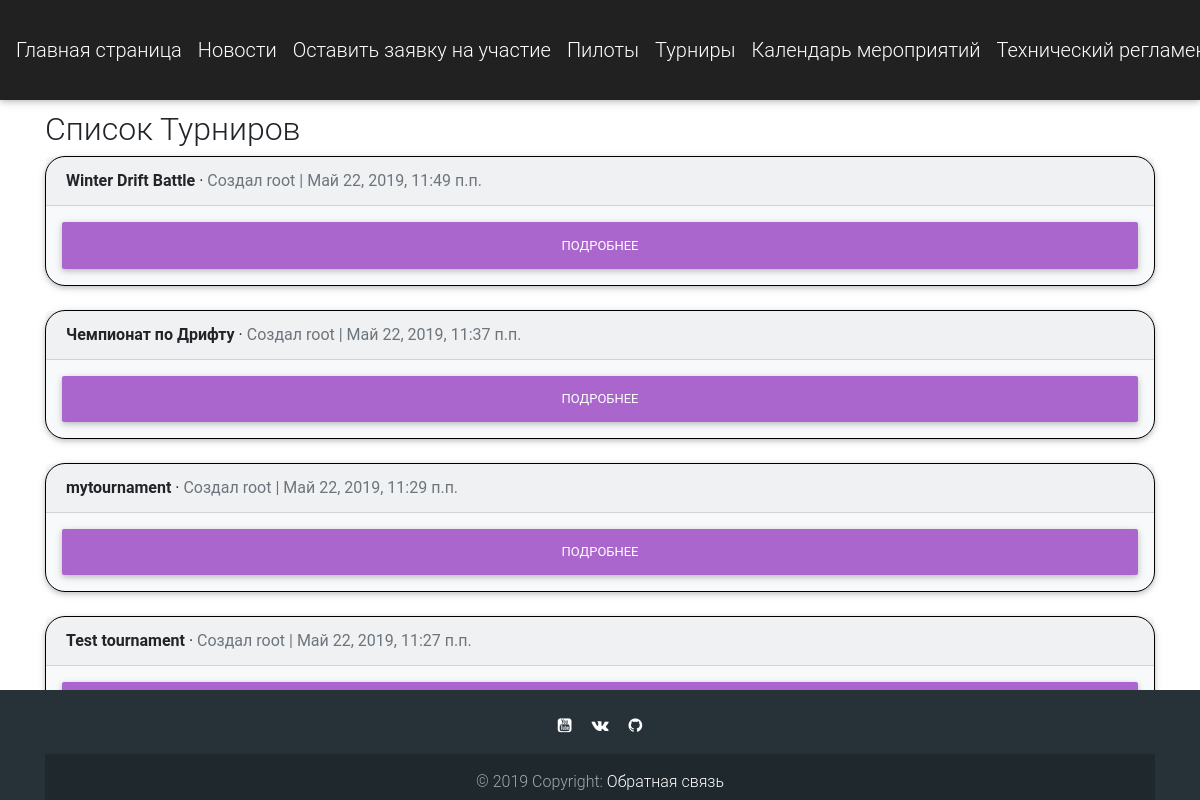
/tournaments/ (signed in), run on the app's committed database.
### tournaments/models.py (models this page shows, shortened)
class Tournament(models.Model):
    id = models.IntegerField(primary_key=True)
    name = models.CharField(max_length=255, verbose_name="Название")
    url = models.CharField(max_length=255, verbose_name="Адрес", default="123321")
    date = models.DateTimeField(auto_now_add=True, verbose_name='Дата создания') #default=timezone.now
    author = models.ForeignKey(
        settings.AUTH_USER_MODEL,
        on_delete=models.CASCADE,
        verbose_name = "Создал"
    )

### users/models.py (models this page shows)
class CustomUser(AbstractUser):
    date_of_birth = models.DateTimeField(verbose_name='Дата рождения', default=date.today)
    full_name = models.CharField(max_length=255, verbose_name='Фамилия', null=True)
    phone_no = models.CharField(max_length=255, verbose_name='Контактный телефон', default='+7-499-555-55-55')
    PILOT = 'ПИ'
    VIEWER = 'ПО'
    PARTNER = 'ПА'
    MEMBER = 'УЧ'
    ROLE_CHOICES = (
        (PILOT, 'Пилот'),
        (MEMBER, 'Член команды'),
        (PARTNER, 'Партнер'),
        (VIEWER, 'Зритель'),
    )
    user_role = models.CharField(max_length=2,
        choices=ROLE_CHOICES,
        default=VIEWER,
        verbose_name='Роль пользователя'
    )

### tournaments/views.py (the view)
# urls.py: path('', views.TournamentListView.as_view(), name='tournament_list'),
class TournamentListView(ListView):
    model = Tournament
    template_name = 'tournaments_list.html'
    def get_queryset(self):
        return self.model.objects.order_by('-date')

### templates/tournaments_list.html (shortened to what this page needs)
{% extends 'base.html' %}
{% block content %}
  <h2>Список Турниров</h2>
  {% for object in object_list %}
    <div class="card" style="background: #f8f9fa; border: 1px solid black; border-radius: 20px;">
      <div class="card-header">
        <span class="font-weight-bold">{{ object.name }}</span> &middot;
        <span class="text-muted">Создал {{ object.author.username }} | {{ object.date }}</span>
      </div>
      <a class="btn btn-secondary m-3" href="{% url 'tournament_detail' object.pk %}">Подробнее</a>
    </div>
    <br />
  {% endfor %}
{% endblock %}

### static/css/base.css (style rules this page uses)
body { background-image:url(http://crossbones.org.uk/wp-content/uploads/2016/08/grey-background.jpg); background-repeat: no-repeat; background-position: center 55px; background-size: 100%; background-attachment: fixed; }

### data on the page
Tournament: name "Winter Drift Battle", author.username "root", date "Май 22, 2019, 11:49 п.п."
Tournament: name "Чемпионат по Дрифту", author.username "root", date "Май 22, 2019, 11:37 п.п."
Tournament: name "mytournament", author.username "root", date "Май 22, 2019, 11:29 п.п."
Tournament: name "Test tournament", author.username "root", date "Май 22, 2019, 11:27 п.п."
